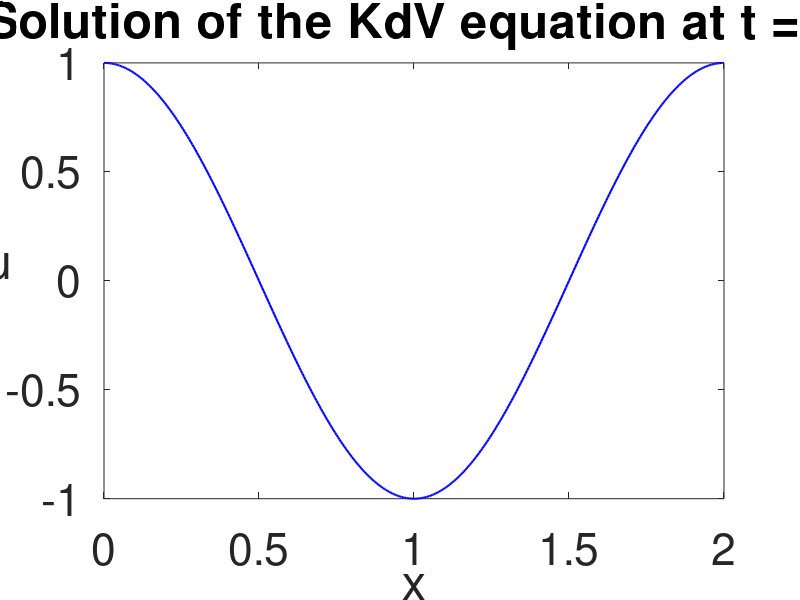

This figure's MATLAB source: (Note: this script raises an error after producing the figure.)
% Matt Tranter

% Solving KdV equation in Matlab, pseudospectral, Trefethen modification
% of Runge-Kutta method for time-stepping

% Clear variable list
clear;

% Parameters in the equation
alpha = 1.0;
beta = 0.022^2;

% Create directory with relevant name and navigate to created directory
mkdir('KdV_ZK');
cd('KdV_ZK');

% Set number of points and domain size
xa = 0;
xb = 2;
N = 400;
h = (xb - xa)/N;

% Pre-allocated arrays
u1 = zeros(1, N);

% Calculate s
s = 2*pi/(xb - xa);

% Time step
dt = 0.0001;

% Set tmax
tmax = 10;
nt = tmax/dt;

% Set number of outputs
fout = 0.5;
nout = tmax/fout;
fo = fout/dt;

% Spatial discretisations
x = linspace(xa, xb-h, N);

% Anti-aliasing array coefficients (Orszag 2/3 rule)
AA = ones(1,N);
AA(round(N/3):round(2*N/3)) = 0;

% Calculate initial condition
U = cos(pi*x);

% Set k array
k = [0:N/2,-(N/2-1):-1];

%%%%%%%%%%%%%%%%%%%%%%%%%%%%%%%%%%%%%%%%%%%%%%%%%%%%%%%%%%%%%%%%%%%%%%%%
% Solve KdV equation
%%%%%%%%%%%%%%%%%%%%%%%%%%%%%%%%%%%%%%%%%%%%%%%%%%%%%%%%%%%%%%%%%%%%%%%%

% Output initial condition
h = figure('Units','Normalized','Position',[.1 .1 .55 .55]);
plot(x, U, '-b','LineWidth',1.5);
xlim([0 2]); % Manually adjust to appropriate value
title(['Solution of the KdV equation at t = 0']);
set(gca, 'FontSize', 32);
xlabel('x');
ylabel('u','Rotation',0);
ax = gca;
ax.LineWidth = 2.5;
savefig('KdVn0.fig');
close(h);

% Convert initial condition to Fourier space
U = fft(U);

% Anti-aliasing on initial condition
U = U.*AA;

% Progress bar
h1 = waitbar(0,sprintf('KdV equation'));

% Define E and RKCoef (for Trefethen method)
E = exp(-(1.0/2.0)*(1i)*dt*(-beta*s^3*(k.^3)));
RKCoef = -(1i)*s*alpha*dt*k;

% Solve using Runge-Kutta 4th order method
% Two loops - one for inner calculation, one for number of outputs
for i = 1:nout
    for j = 1:fo

        % Calculate RK4 coefficients for both leading order and higher order terms
        for z = 1:4
            switch z
                case 1
                    utemp = U;
                case 2
                    utemp = E.*(U + u1(1,:)/2);
                case 3
                    utemp = E.*U + u1(2,:)/2;
                case 4
                    utemp = (E.^2).*U + E.*u1(3,:);
            end

            % Compute u1
            u1(z,:) = (RKCoef/2).*fft(ifft(U.*AA).^2);

            % Anti-aliasing
            u1(z,:) = u1(z,:).*AA;
        end

        % Find next solution
        U = (E.^2).*U + (1/6)*((E.^2).*u1(1,:) + 2*E.*(u1(2,:) + u1(3,:)) + u1(4,:));

        % Update progress bar
        waitbar(((i-1)*fo + j)/(nout*fo));
    end

    % Comparison plot - closed immediately as now saved in directory
    h = figure('Units','Normalized','Position',[.1 .1 .55 .55]);
    plot(x, real(ifft(U.*AA)), '-b','LineWidth',1.5);
    xlim([0 2]); % Manually adjust to appropriate value
    title(['Solution of the KdV equation at t = ' num2str(i*fo*dt)]);
    set(gca, 'FontSize', 32);
    xlabel('x');
    ylabel('u','Rotation',0);
    ax = gca;
    ax.LineWidth = 2.5;

    % Save figure with relevant name
    savefig(['KdVn' num2str(i*fo*dt) '.fig']);
    close(h);
end
close(h1);